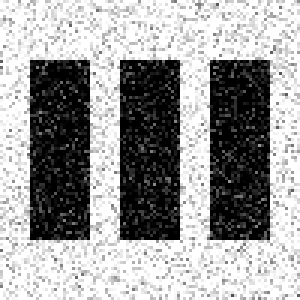
#> input picture 2/lib/nimg.png, 100 x 100 px (shown 3 times larger)
$ python blurring.py nimg.png 5 rimg.png
#> lines starting #> are read from the running program, lines starting #| are printed output that depends on the picture
### 2/lib/mio.py
#!/anaconda3/bin/python

import sys
import cv2 as cv
import numpy as np


# Exception trace printer
# [23 lines left out: functions trace, show, not called in this run]


# Reading an image (B/W)
# @param _name : relative path of the file
# @param _bw : whether the image is b/w or rgb
def read(_name: str, _bw: bool = True) -> np.array:
#> called with _name = 'nimg.png', _bw = True
    try:
        # Read
        _img = cv.imread(_name, 0) if _bw else cv.imread(_name)
#> in disc_blur, `_nimg = cv.filter2D(_img, cv.CV_8U, disc(_n, 3))`:
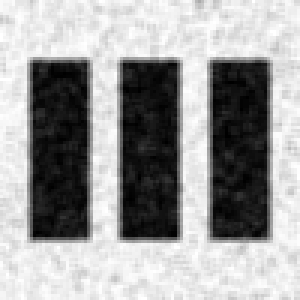
#> _nimg: shape (100, 100) (shown 3 times larger); min 0, max 255, mean 157.2
        # Image invalid
        if _img is None:
            raise FileNotFoundError('No image with name ' + _name)
        # Return
        return _img
    except:
        trace()


# Writing an image (B/W)
# @param _name : relative write path
# @param _img : image to be written
def write(_name: str, _img: np.array) -> None:
    try:
        # Write
        _img = cv.imwrite(_name, _img)
    except:
        trace()

### 2/lib/noising.py
#!/anaconda3/bin/python

import sys
import cv2 as cv
import numpy as np
from mio import write, read, trace


# Function to add noise to an image
# @param _img : original image
# @param _type : type of the noise
def add_noise(_img: np.array, _type: str, _rng: int = 50) -> np.array:
#> called with _type = 'G', _rng = 20
    try:
        # Salt noise
        if _type == 'S':
            _n_img = np.where(np.random.random(_img.shape) > 0.80, 255, _img)
        # Pepper noise
        elif _type == 'P':
            _n_img = np.where(np.random.random(_img.shape) > 0.80, 0, _img)
        # Salt and pepper noise
        elif _type == 'SP':
            _n_img = np.where(np.random.random(_img.shape) > 0.9, 255, _img)
            _n_img = np.where(np.random.random(_img.shape) > 0.9, 0, _n_img)
        # Gaussian Noise
        elif _type == 'G':
            _n_img = _img + np.random.normal(0, _rng, _img.shape)
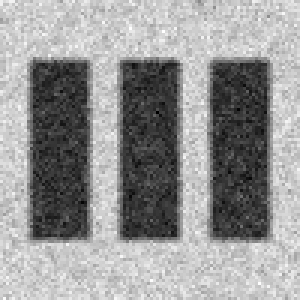
#> _n_img: shape (100, 100) float64 (shown 3 times larger); min -59.8, max 307.4, mean 156.8; drawn with min black and max white
            _n_img = np.where(_n_img < 0, 0, _n_img)
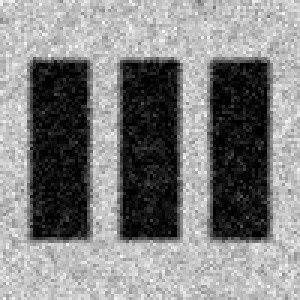
#> _n_img: shape (100, 100) float64 (shown 3 times larger); min 0, max 307.4, mean 157.5; drawn with min black and max white
            _n_img = np.where(_n_img > 255, 255, _n_img)
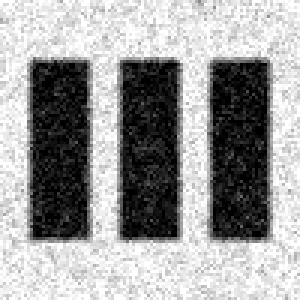
#> _n_img: shape (100, 100) float64 (shown 3 times larger); min 0, max 255, mean 156.4
            _n_img = np.array(_n_img, dtype=np.uint8)
        # Uniform Noise
        elif _type == 'U':
            _n_img = _img + np.random.uniform(-_rng/2, _rng/2, _img.shape)
            _n_img = np.where(_n_img < 0, 0, _n_img)
            _n_img = np.where(_n_img > 255, 255, _n_img)
            _n_img = np.array(_n_img, dtype=np.uint8)
        # Error (Inavlid)
        else:
            raise ValueError('No available noise type ' + _type)
        # Return
        return _n_img
    except:
        trace()

# Main Module
# ARG
# read_name : argv[1]
# write_name : argv[1]
# noise_type : argv[1]
# [17 lines that do not run on import are left out]

### 2/lib/blurring.py

import sys
import numpy as np
import cv2 as cv
from mio import read, write, show, trace
from noising import add_noise


# Function for getting disc-shaped h(x, y)
# @param n : radius of kernel/disc
# @param r : ratio of kernel/disc radius (default 1)
def disc(n: int, r: int = 1):
    try:
        _m = np.ones((2*n+1, 2*n+1))
        for i in range(n+1):
            for j in range(n+1):
                if ((i-n)**2 + (j-n)**2)**0.5 > n/r:
                    _m[i, j] = 0
                    _m[2*n-i, j] = 0
                    _m[2*n-i, 2*n-j] = 0
                    _m[i, 2*n-j] = 0
        return _m/_m.sum()
    except:
        trace()


# Blurring the image with disc
# @param _img : input image
# @param _n : size of the kernel
def disc_blur(_img: np.array, _n: int):
    try:
        _nimg = cv.filter2D(_img, cv.CV_8U, disc(_n, 3))
        if _nimg is None:
            raise ValueError('Convolution unsucessful.')
        return _nimg
    except:
        trace()

# Applying blur to noisy image
# @param _img : image input (noisy)
# @param _size : size of the filter
# @param _type : type of the filter (ME mean) (MD median) (GS gaussian)
# [47 lines left out: functions blur, blur_edge, not called in this run]


# Main
if __name__ == "__main__":
    try:
        _nimg = disc_blur(read(sys.argv[1]), int(sys.argv[2]))
        _nimg = add_noise(_nimg, 'G', 20)
        write(sys.argv[3], _nimg)
    except:
        trace()
